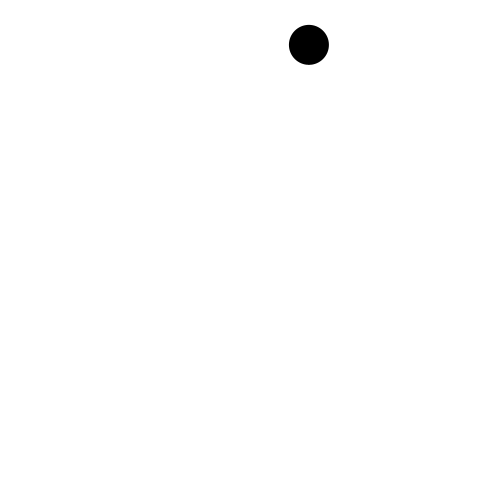
Frame 1 (no input)
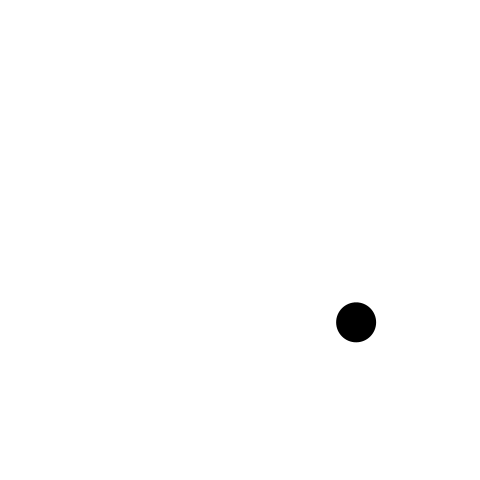
Frame 60 (the mouse pressed at the canvas centre just before this capture)
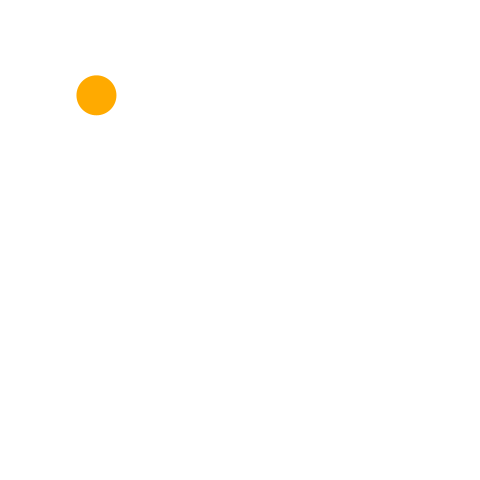
Frame 120 (the mouse held since frame 60 and released just before this capture)

The Processing sketch that drew these frames (run headless with seeded random() and noise(); from frame 60 on, the mouse is pressed at the canvas centre):

// Processing sketch: ballColorChanging
// ── ballColorChanging.pde
final float vx0min = -7;            // vxの初期値の下限
final float vx0max = 5;             // vxの初期値の上限
final float vy0min = 4;             // vyの初期値の下限
final float vy0max = 8;             // vyの初期値の上限
final float fps = 60;               // 1秒間あたりのフレーム数
final float elas = 0.98;
final float hueMax = 360;

// 変数
Ball ball0;                         // ボールのオブジェクト1つを参照する変数
float d = 40;

void setup() {
  frameRate(fps);
  size(480, 480);
  noStroke();
  fill(0, 0, 0);
  ball0 = new Ball();
  ball0.setD(d);                    // ボールの直径をセット
  ball0.setX(random(d / 2, width - d / 2));
  ball0.setY(random(d / 2, height / 5));
  ball0.setVX(random(vx0min, vx0max));
  ball0.setVY(random(vy0min, vy0max));
  ball0.setgravity(9.8 / fps);
  ball0.setelas(elas);
  ball0.sethueMax(hueMax);
  colorMode(HSB, ball0.hueMax, 100, 100);
}

void draw() {
  background(0, 0, 100);
  ball0.move();
  ball0.draw();
}

/** 動くボールを表す */
class Ball {
  float gravity;    // 1フレームあたりの重力加速度
  float elas;            // 反発係数
  float hueMax;
  float d;
  float x;
  float y;
  float vx;
  float vy;
  int bounds=0;
  int i = 0;
  void setD(float d) {
    this.d = d;
  }
  void setX(float x) {
    this.x = x;
  }
  void setY(float y) {
    this.y = y;        // ボールの中心のy座標
  }
  void setVX(float vx) {
    this.vx = vx;
  }
  void setVY(float vy) {
    this.vy = vy;
  }
  void setgravity(float gravity) {
    this.gravity = gravity;
  }
  void setelas(float elas) {
    this.elas = elas;
  }
  void sethueMax(float hueMax) {
    this.hueMax = hueMax;
  }
  void move() {
    x  += vx;          // ボールが速度ぶん移動する
    vy += gravity;          // 速度のy成分に重力加速度を加算する
    y  += vy;          // ボールが速度ぶん移動する
    if (x < d / 2) {
      bounds++;
      judge(bounds);
      vx = - vx * elas;
      x = d / 2;
    } else if (x > width - d / 2) {
      bounds++;
      judge(bounds);
      vx = - vx  * elas;
      x = width - d / 2;
    }
    if (y > height - d / 2) {
      bounds++;
      judge(bounds);
      vy = - vy * elas;
      y = height - d / 2;
    } else if (y < d / 2) {
      bounds++;
      judge(bounds);
      vy = - vy * elas;
      y = d / 2;
    }
  }
  void draw() {
    ellipse(x, y, d, d);
  }
  void judge(int bounds) {
    if (bounds%3==0) {
      i++;
      fill(40*i, 100, 100);
    }
    if (i>=9)
      i=0;
  }
}
